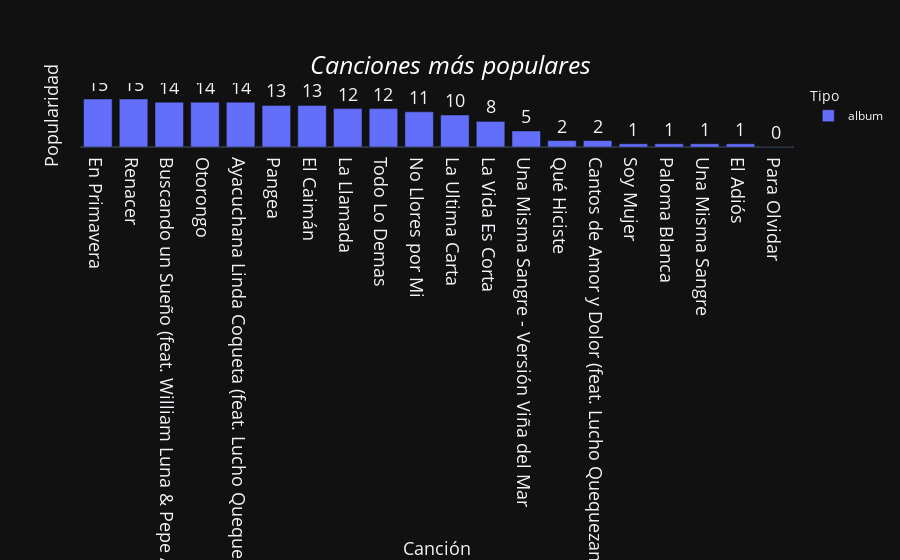

Notebook code cell kept with this figure:
### Code cell
crear_grafico_popularidad(data)

### Figure 1 — Plotly figure (JSON) as saved in the notebook; plotly's stock layout.template omitted (floating-point values rounded to 4 significant figures)
{"data": [{"alignmentgroup": "True", "customdata": [["Herencia (Versión Deluxe)", "2019"], ["Herencia (Versión Deluxe)", "2019"], ["Herencia (Versión Deluxe)", "2019"], ["Herencia (Versión Deluxe)", "2019"], ["Herencia (Versión Deluxe)", "2019"], ["Herencia (Versión Deluxe)", "2019"], ["Herencia (Versión Deluxe)", "2019"], ["Herencia (Versión Deluxe)", "2019"], ["Herencia (Versión Deluxe)", "2019"], ["Max Castro y la Gran Banda", "2013"], ["Max Castro y la Gran Banda", "2013"], ["Combi", "2014"], ["Combi", "2014"], ["Pangea", "2018"], ["Pangea", "2018"], ["Max Castro y la Gran Banda", "2013"], ["Pangea", "2018"], ["Max Castro y la Gran Banda", "2013"], ["Combi", "2014"], ["Pangea", "2018"]], "hovertemplate": "Tipo=album<br>Canción=%{x}<br>Popularidad=%{text}<br>Álbum=%{customdata[0]}<br>Año=%{customdata[1]}<extra></extra>", "legendgroup": "album", "marker": {"color": "#636efa", "pattern": {"shape": ""}}, "name": "album", "offsetgroup": "album", "orientation": "v", "showlegend": true, "text": [0, 1, 1, 1, 1, 2, 2, 5, 8, 10, 11, 12, 12, 13, 13, 14, 14, 14, 15, 15], "textfont": {"size": 18}, "textposition": "outside", "type": "bar", "x": ["Para Olvidar", "Soy Mujer", "Paloma Blanca", "Una Misma Sangre", "El Adiós", "Qué Hiciste", "Cantos de Amor y Dolor (feat. Lucho Quequezana)", "Una Misma Sangre - Versión Viña del Mar", "La Vida Es Corta", "La Ultima Carta", "No Llores por Mi", "La Llamada", "Todo Lo Demas", "Pangea", "El Caimán", "Buscando un Sueño (feat. William Luna & Pepe Alva)", "Otorongo", "Ayacuchana Linda Coqueta (feat. Lucho Quequezana)", "En Primavera", "Renacer"], "xaxis": "x", "y": [0, 1, 1, 1, 1, 2, 2, 5, 8, 10, 11, 12, 12, 13, 13, 14, 14, 14, 15, 15], "yaxis": "y"}], "layout": {"barmode": "relative", "legend": {"title": {"text": "Tipo"}, "tracegroupgap": 0}, "title": {"font": {"color": "white", "size": 25}, "text": "<i>Canciones más populares</i>", "x": 0.5, "xanchor": "center", "y": 0.9, "yanchor": "top"}, "xaxis": {"anchor": "y", "categoryorder": "total descending", "domain": [0, 1], "tickfont": {"size": 18}, "title": {"font": {"size": 18}, "text": "Canción"}}, "yaxis": {"anchor": "x", "domain": [0, 1], "range": [0, 20], "showgrid": false, "showticklabels": false, "title": {"font": {"size": 18}, "text": "Popularidad"}}}}
